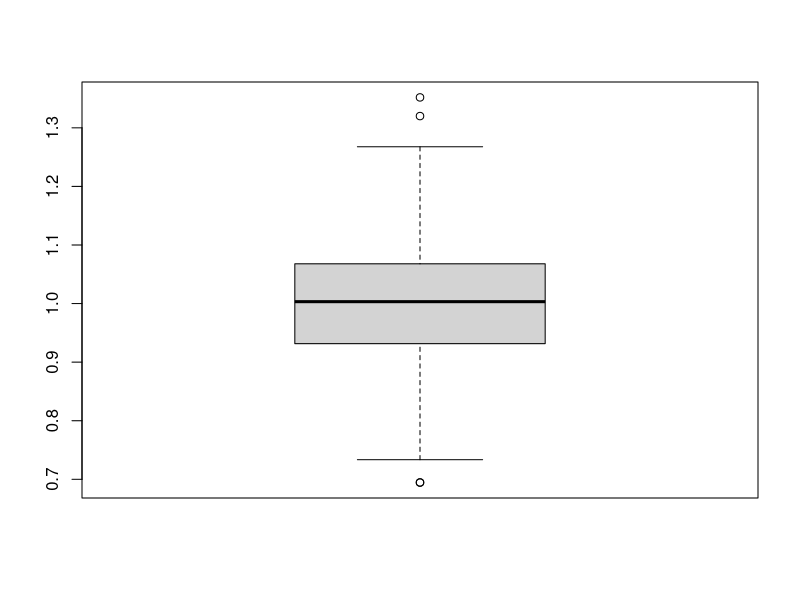
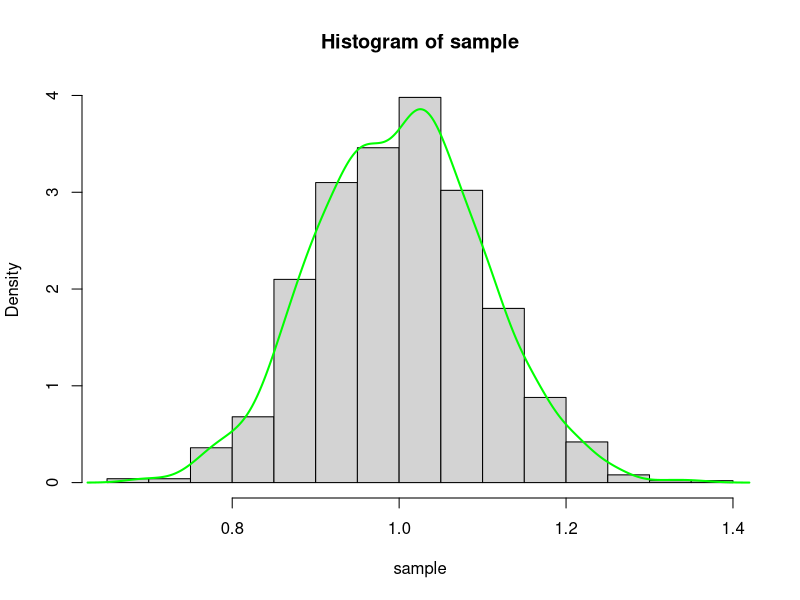
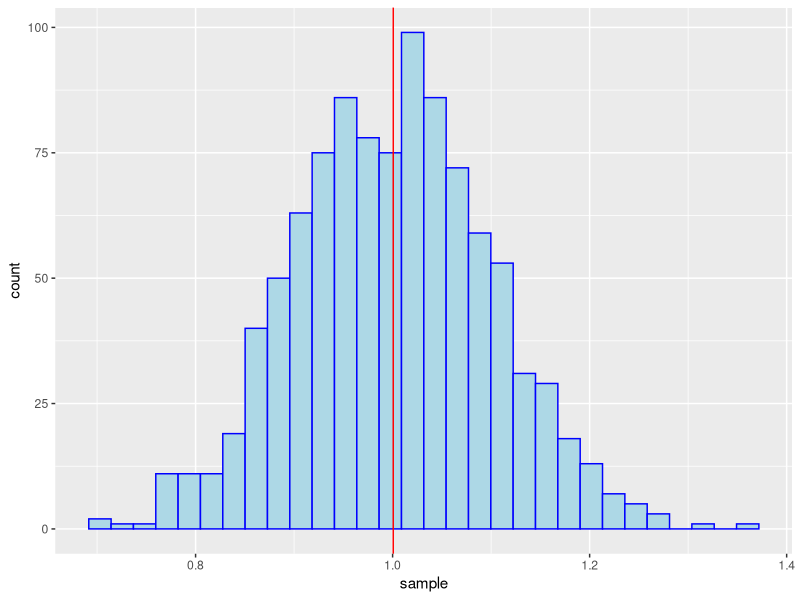
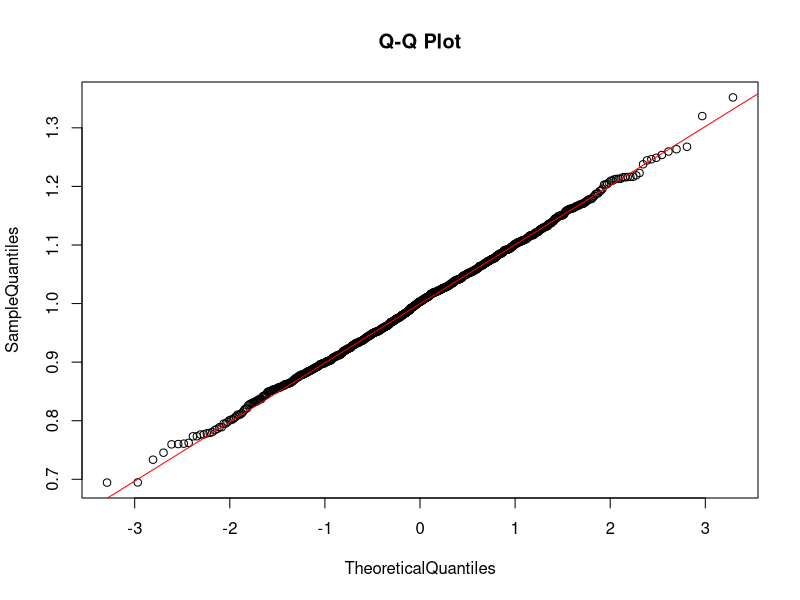

The R source for these figures, in order:
## ---- chunk 1
knitr::opts_chunk$set(echo = TRUE)
library(ggplot2)
library(gmodels)
# remove "error = TRUE" to make knitr halt on errors
# (do this when you are ready to check if your code will knit without errors)
## ---- chunk 2
# set a seed
set.seed(3)
# sample
sample=rnorm(1000,1,0.1)
str(sample)


# mean and sd
mean_sample=mean(sample)
sd_sample=sd(sample)

# IQR and boxplot
IQR_sample=IQR(sample)
IQR_sample

boxplot(sample)

## ---- chunk 3
# Option 1: SEM and CI by hand
sample_size=1000
sample_sem=sd(sample)/sqrt(sample_size)
sample_sem

sample_ci=c(mean(sample)-1.96*sample_sem, mean(sample)+1.96*sample_sem)
sample_ci

# Option 2: using gmodels package
ci(sample)

# Explanation
#sample_sem=0.003156192
#sample_ci= lower is 0.9944535 and upper is 1.0068258
# SEM is computed as the standard deviation of the sample divided by the square root of the sample size, it gives the position of the estimate, how far the mean of the data is likely to be from the true population mean.The 95% CI is a range of values surrounding a sample estimate in which the true population parameter is expected to be found 95% of the time, to compute 95% CI lower limits we do (mean-1.96*SEM), upper limit we do (mean+1.96*SEM).
## ---- chunk 4
# histograms

# Option 1: base R
hist(sample, prob="true")
lines(density(sample),
      col = "green",
      lwd = 2)

# Option 2: ggplot
sample.df=data.frame(sample)


ggplot(data=sample.df, 
       mapping=aes(x=sample)) +
  geom_histogram(color="blue",
                 fill="lightblue") +
geom_vline(aes(xintercept=mean(sample)), color="red")
  

  
# qqplot
qqnorm(sample,  
       xlab = "TheoreticalQuantiles", 
       ylab = "SampleQuantiles",
       main = "Q-Q Plot")
qqline(sample,
       col="red")  

## ---- chunk 5
# your answer here
pnorm(1.07, mean_sample, sd_sample)-pnorm(0.93, mean_sample, sd_sample)

## ---- chunk 6
# your answer here
pnorm(mean_sample-sd_sample, mean_sample, sd_sample, lower.tail=TRUE)+pnorm(mean_sample+sd_sample, mean_sample, sd_sample, lower.tail=FALSE)
## ---- chunk 7
# your answer here
qnorm(0.1, mean_sample, sd_sample)
qnorm(0.9, mean_sample, sd_sample)

#0.8727311 for the 10% quantile
#1.128548 for 90% quantile

## ---- chunk 8
# probabilities
p.hpv = 0.18
p.chl = 0.02
p.hpv.chl = 0.03

# total probabilities
p.hpv.tot = p.hpv+p.hpv.chl
p.chl.tot = p.chl+p.hpv.chl

p.hpv.tot
p.chl.tot
## ---- chunk 9
# set operations
# P(A|B)=P(A∩B)/P(B)

# P(A∩B)=p.hpv.chl
# P(B)=p.hpv.tot

# conditional probability
p.chl.given.hpv =p.hpv.chl /p.hpv.tot 
p.chl.given.hpv
## ---- chunk 10
# set operations
# P(B|A)=P(A∩B)/P(A)

# P(A∩B)=p.hpv.chl
# Pr(A)=p.chl.tot

# conditional probability
p.hpv.given.chl = p.hpv.chl/p.chl.tot
p.hpv.given.chl
## ---- chunk 11
# Pr[AorB]=Pr[A]+Pr[B]−Pr[A∩B]

# Pr(A)=p.chl.tot
# P(A∩B)=p.hpv.chl
# P(B)=p.hpv.tot

p.hpv.or.chl=p.chl.tot+p.hpv.tot-p.hpv.chl

p.hpv.or.chl
 

## ---- chunk 12
# your answer here
# The occurrence of these infections is not independent, because the occurrence of one infection does affect the probability of occurrence of the other infection. 
## ---- chunk 13
# Allele frequencies
A1 = 0.82
A2 = 0.06
A3 = 0.05
A4 = 0.04
A5 = 0.03

# Probability of either A2 or A5 = ?

# Pr[A]+Pr[B]
# Pr(A)=A2
# P(B)=A5

A2+A5

## ---- chunk 14
# your anaswer here
A3*A3
## ---- chunk 15
# your anaswer here
1-(A3*A3)
## ---- chunk 16
# your anaswer here
(A1*A4)+(A4*A1)
## ---- chunk 17
# prob of carrying two A1 alleles
A1*A1
# prob of NOT having two A1 alleles
1-(A1*A1)
# P(2 individuals are NOT A1,A1)
(1-(A1*A1))*(1-(A1*A1))
## ---- chunk 18
# prob of an allele being A3 or A4
A3+A4
# prob of an allele not being A3 or A4
1-(A3+A4)
# P(neither of 2 alleles is A3 or A4)
(1-(A3+A4))*(1-(A3+A4))
# P(3 people have no A3 or A4 alleles)
(1-(A3+A4))*(1-(A3+A4))*(1-(A3+A4))*(1-(A3+A4))*(1-(A3+A4))*(1-(A3+A4))
## ---- chunk 19
Pr=list()
Pr$a=0.95
Pr$A=0.05

Pr$aa = Pr$a*Pr$a
Pr$aa
## ---- chunk 20
Pr$aa_aa = Pr$aa*Pr$aa
Pr$aa_aa
## ---- chunk 21
# first calculate probability that one individual is heterozygous
Pr$Aa = 2*(Pr$A)*(Pr$a)
Pr$Aa

# probability that both parents are heterozygous
Pr$Aa_Aa = Pr$Aa*Pr$Aa
Pr$Aa_Aa        
## ---- chunk 22
# conditional probability that Aa x Aa -> Aa
Pr$Caa.FAa_MAa = 1/4
Pr$Caa.FAa_MAa
## ---- chunk 23
# probabilities of each allele combination in the parents
Pr$AA =Pr$A*Pr$A             # P(AA)
Pr$Aa = (Pr$A*Pr$a)          # P(Aa)
Pr$aA = (Pr$a*Pr$A)          # P(aA)
Pr$aa = Pr$a*Pr$a           # P(aa)

Pr$AA
Pr$Aa
Pr$aA
Pr$aa
## ---- chunk 24
# priors for each combination of parental alleles
Pr$Faa_Maa = Pr$aa*Pr$aa
Pr$FAa_Maa = Pr$Aa*Pr$aa
Pr$FAA_Maa = Pr$AA*Pr$aa
Pr$Faa_MAa = Pr$aa*Pr$Aa
Pr$FAa_MAa = Pr$Aa*Pr$Aa
Pr$FAA_MAa = Pr$AA*Pr$Aa
Pr$Faa_MAA = Pr$aa*Pr$AA
Pr$FAa_MAA = Pr$Aa*Pr$AA
Pr$FAA_MAA = Pr$AA*Pr$AA

Pr$Faa_Maa
Pr$FAa_Maa
Pr$FAA_Maa
Pr$Faa_MAa
Pr$FAa_MAa
Pr$FAA_MAa
Pr$Faa_MAA
Pr$FAa_MAA
Pr$FAA_MAA
## ---- chunk 25
# individual likelihoods (think Punnett square)
Pr$Caa.Faa_Maa = 1   #0.25*4
Pr$Caa.FAa_Maa = 0.5 #0.25*2
Pr$Caa.FAA_Maa = 0
Pr$Caa.Faa_MAa = 0.5  #0.25*2
Pr$Caa.FAa_MAa = 0.25
Pr$Caa.FAA_MAa = 0
Pr$Caa.Faa_MAA = 0
Pr$Caa.FAa_MAA = 0
Pr$Caa.FAA_MAA = 0
## ---- chunk 26
# total probability P(C_Aa)
Pr$Caa =
         Pr$Caa.Faa_Maa*Pr$Faa_Maa +  # first line filled in for you ... add the rest below
         Pr$Caa.FAa_Maa*Pr$FAa_Maa +
         Pr$Caa.FAA_Maa*Pr$FAA_Maa +
         Pr$Caa.Faa_MAa*Pr$Faa_MAa +
         Pr$Caa.FAa_MAa*Pr$FAa_MAa +
         Pr$Caa.FAA_MAa*Pr$FAA_MAa +
         Pr$Caa.Faa_MAA*Pr$Faa_MAA +
         Pr$Caa.FAa_MAA*Pr$FAa_MAA +
         Pr$Caa.FAA_MAA*Pr$FAA_MAA 
        

Pr$Caa
## ---- chunk 27
# Posterior probability of P(F_Aa, M_Aa | C_Aa):
Pr$FAa_MAa.Caa = (Pr$Caa.FAa_MAa*Pr$FAa_MAa)/Pr$Caa
Pr$FAa_MAa.Caa
## ---- chunk 28
Pr$Faa_Maa.Caa = (Pr$Caa.Faa_Maa*Pr$Faa_Maa)/Pr$Caa

Pr$Faa_Maa.Caa
